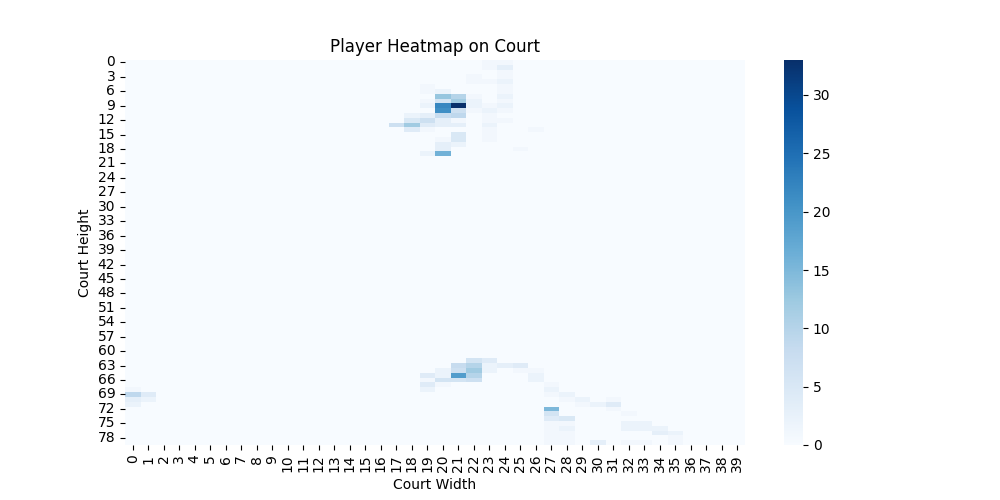
#> input picture heatmap.png, 1000 x 500 px, given in place of 10secs.mp4, which was not available
$ jupyter execute v2.ipynb
#> lines starting #> are read from the running program, lines starting #| are printed output that depends on the picture; pictures that were not available may be replaced by others from this repository, and a replacement may not be noted
[cell 1]
import cv2
import numpy as np
from tqdm import tqdm
import matplotlib.pyplot as plt

[cell 2]
def undistort_video(input_path, output_path, calibration_images=None):
    """
    Remove lens distortion from a video file

    Parameters:
    - input_path: Path to the input video file
    - output_path: Path to save the undistorted video
    - calibration_images: Optional list of paths to chessboard images for calibration
                         If None, uses default estimation values
    """
#> called with input_path = '10secs.mp4', output_path = 'undist.mp4'
    # Use estimated values for a typical wide-angle camera
    # These are default values, adjust based on your specific camera if known
    print("Using default camera parameters (no calibration images provided)")
    # Camera matrix (focal length and optical centers)
    mtx = np.array([
        [1000, 0, 960],  # fx, 0, cx
        [0, 1000, 540],  # 0, fy, cy
        [0, 0, 1]
    ])
    # Distortion coefficients [k1, k2, p1, p2, k3]
    dist = np.array([[-0.3, 0.1, 0, 0, -0.02]])

    # Open the video file
    cap = cv2.VideoCapture(input_path)
    if not cap.isOpened():
        print(f"Error: Couldn't open video file {input_path}")
        return False

    # Get video properties
    width = int(cap.get(cv2.CAP_PROP_FRAME_WIDTH))
    height = int(cap.get(cv2.CAP_PROP_FRAME_HEIGHT))
    fps = cap.get(cv2.CAP_PROP_FPS)
    frame_count = int(cap.get(cv2.CAP_PROP_FRAME_COUNT))

    # Calculate optimal camera matrix
    newcameramtx, roi = cv2.getOptimalNewCameraMatrix(mtx, dist, (width, height), 1, (width, height))

    # Create video writer
    fourcc = cv2.VideoWriter_fourcc(*'mp4v')
    out = cv2.VideoWriter(output_path, fourcc, fps, (width, height))

    print(f"Processing video with {frame_count} frames...")
    frame_idx = 0

    # Process each frame
    with tqdm(total=frame_count) as pbar:
        while cap.isOpened():
            ret, frame = cap.read()
#> frame is the input picture: shape (500, 1000, 3); mean B, G, R 251.5, 248.9, 246.1
            if not ret:
                break

            # Undistort the frame
            dst = cv2.undistort(frame, mtx, dist, None, newcameramtx)
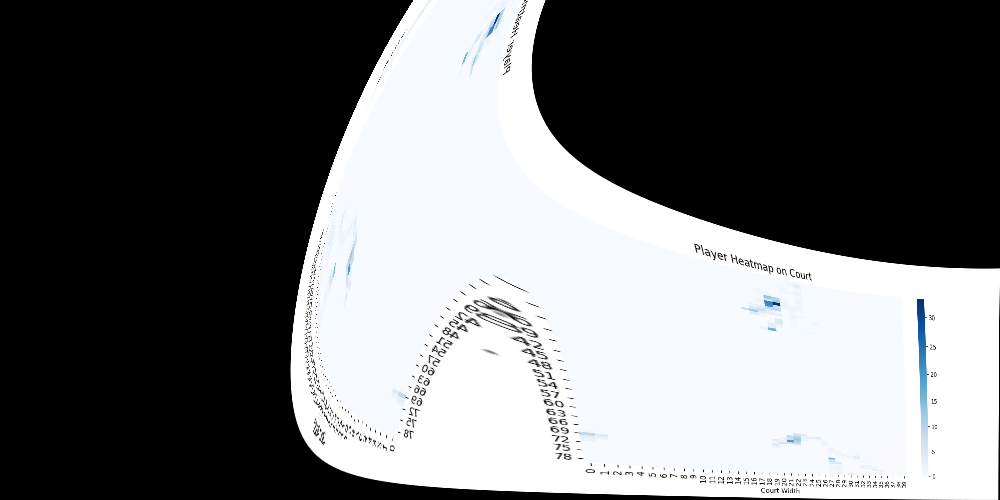
#> dst: shape (500, 1000, 3); mean B, G, R 113.6, 112.4, 111.1

            # Crop the image (optional)
            x, y, w, h = roi
            dst = dst[y:y+h, x:x+w]
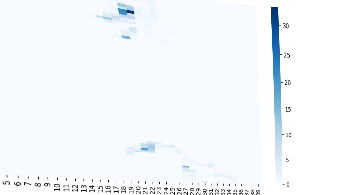
#> dst: shape (195, 352, 3); mean B, G, R 252, 248.3, 244.3

            # Resize back to original dimensions if needed
            if dst.shape[1] != width or dst.shape[0] != height:
                dst = cv2.resize(dst, (width, height))
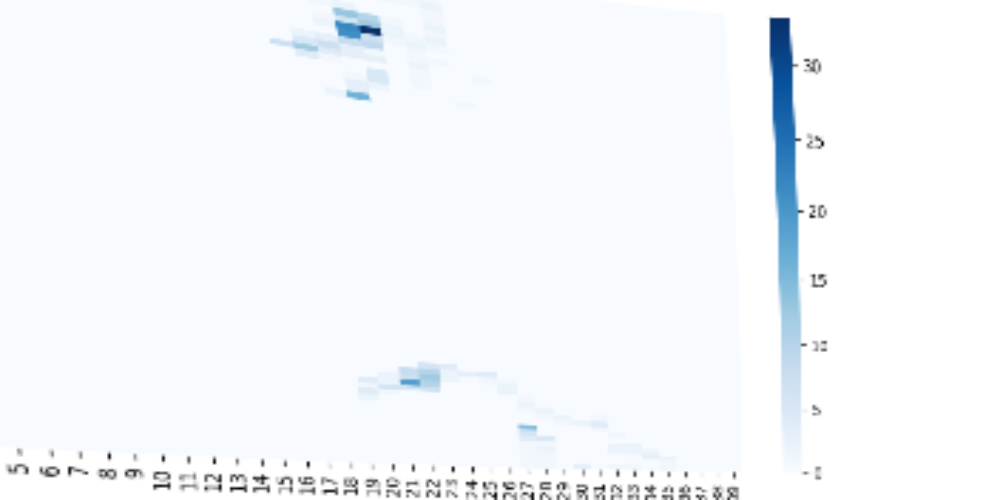
#> dst: shape (500, 1000, 3); mean B, G, R 252, 248.3, 244.3

            # Write the undistorted frame
            out.write(dst)

            frame_idx += 1
            pbar.update(1)

    # Release resources
    cap.release()
    out.release()

    print(f"Undistorted video saved to {output_path}")
    return True
